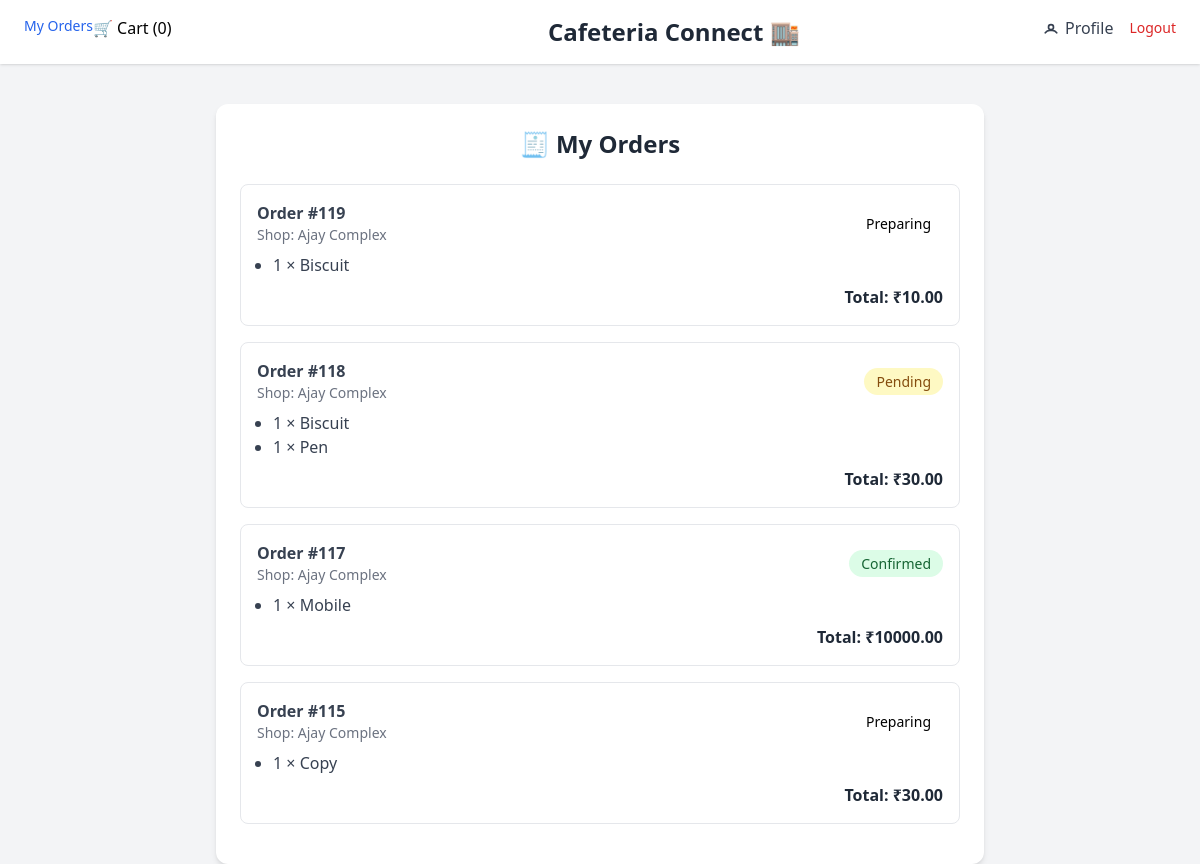
The app's page /orders/my/ (signed in) with its own data.
### orders/models.py (models this page shows, shortened)
class Order(models.Model):
    STATUS_CHOICES = (
        ('placed', 'Placed'),
        ('pending', 'Pending'),
        ('confirmed', 'Confirmed'),
        ('preparing', 'Preparing'),
        ('ready_to_deliver', 'Ready to Deliver'),
        ('out_for_delivery', 'Out for Delivery'),
        ('delivered', 'Delivered'),
        ('cancelled', 'Cancelled'),
        ('failed', 'Failed'),
    )
    VALID_STATUS_TRANSITIONS = {
        'placed': ['pending', 'cancelled'],
        'pending': ['confirmed', 'cancelled'],
        'confirmed': ['preparing', 'cancelled'],
        'preparing': ['ready_to_deliver', 'cancelled'],
        'ready_to_deliver': ['out_for_delivery', 'cancelled'],
        'out_for_delivery': ['delivered', 'cancelled'],
        'delivered': [],
        'cancelled': [],
        'failed': []
    }
    PAYMENT_STATUS_CHOICES = [
        ("pending", "Pending"),
        ("paid", "Paid"),
        ("failed", "Failed"),
        ("refunded", "Refunded"),
    ]
    PAYMENT_METHOD_CHOICES = [
        ("cod", "Cash on Delivery"),
        ("upi", "UPI"),
        ("card", "Credit/Debit Card"),
    ]
    shop = models.ForeignKey(Shop, on_delete=models.CASCADE)
    total_price = models.DecimalField(max_digits=8, decimal_places=2, default=0)
    address = models.ForeignKey(Address, on_delete=models.SET_NULL, null=True, blank=True)
    user = models.ForeignKey(User, on_delete=models.CASCADE, related_name="orders", default=1)
    order_number = models.CharField(max_length=50, null=True)
    status = models.CharField(max_length=20, choices=STATUS_CHOICES, default="pending")
    payment_status = models.CharField(max_length=20, choices=PAYMENT_STATUS_CHOICES, default="pending")
    payment_method = models.CharField(max_length=20, choices=PAYMENT_METHOD_CHOICES, blank=True, null=True)
    status_changed_at = models.DateTimeField(blank=True, null=True)
    discount_amount = models.DecimalField(max_digits=10, decimal_places=2, default=0.00)
    delivery_date = models.DateField(blank=True, null=True)
    notes = models.TextField(blank=True, null=True)
    is_cancelled_by = models.CharField(max_length=20, blank=True, null=True)  # customer/shopkeeper
    created_at = models.DateTimeField(auto_now_add=True)
    updated_at = models.DateTimeField(auto_now=True)

class OrderItem(models.Model):
    order = models.ForeignKey(Order, on_delete=models.CASCADE, related_name="items")
    product = models.ForeignKey(Product, on_delete=models.CASCADE)
    quantity = models.PositiveIntegerField(default=1)
    price = models.DecimalField(max_digits=10, decimal_places=2, default=0.00)  # snapshot
    total_price = models.DecimalField(max_digits=10, decimal_places=2, default=0.00)
    status = models.CharField(max_length=20, blank=True, null=True)

### shops/models.py (models this page shows, shortened)
class Shop(models.Model):
    owner = models.ForeignKey(User, on_delete=models.CASCADE)
    name = models.CharField(max_length=100)
    floor = models.IntegerField()
    contact = models.CharField(max_length=15)

class Product(models.Model):
    shop = models.ForeignKey(Shop, on_delete=models.CASCADE, related_name="products")
    name = models.CharField(max_length=255)
    sku = models.CharField(max_length=100, null=True)
    description = models.TextField(blank=True, null=True)
    price = models.DecimalField(max_digits=10, decimal_places=2)
    image = models.ImageField(upload_to="products/", blank=True, null=True)
    category = models.CharField(max_length=255, blank=True, null=True)
    stock = models.PositiveIntegerField(default=0)
    is_available = models.BooleanField(default=True)
    created_at = models.DateTimeField(auto_now_add=True, null=True)
    updated_at = models.DateTimeField(auto_now=True)

### orders/views.py (the view)
# urls.py: path('my/', views.my_orders, name='my_orders'),
@login_required
def my_orders(request):
    user = request.user
    is_shopkeeper = user.role == 'shopkeeper' or False
    if is_shopkeeper:
        shops = Shop.objects.filter(owner=user)
        orders = Order.objects.filter(shop__in=shops).order_by('-created_at') \
                    .prefetch_related('items', 'items__product', 'shop', 'user')
    else:
        orders = Order.objects.filter(user=user).order_by('-created_at') \
                    .prefetch_related('items', 'items__product', 'shop')
    return render(request, 'orders/my_orders.html', {'orders': orders, 'is_shopkeeper': is_shopkeeper})

### cart/context_processors.py (called while the page is built)
def cart_item_count(request):
    count = 0
    current_cart = None
    if request.user.is_authenticated:
        current_cart = Cart.objects.filter(user=request.user).last()
        if current_cart:
            count = current_cart.items.count()
    return {
        "cart_item_count": count,
        "current_cart": current_cart,
    }

### orders/templates/orders/my_orders.html (shortened to what this page needs)
{% extends 'base.html' %}
{% load static %}
{% block content %}
<div class="max-w-3xl mx-auto mt-10 p-6 bg-white shadow-md rounded-xl">
    <h2 class="text-2xl font-bold text-gray-800 mb-6 text-center">🧾 My Orders</h2>
    {% if orders %}
        {% for order in orders %}
            <a href="{% url 'order_detail' order.id %}" class="block hover:bg-gray-50 rounded-lg transition">
                <div class="border border-gray-200 rounded-lg p-4 mb-4">
                    <div class="flex justify-between items-center mb-2">
                        <div>
                            <p class="font-semibold text-gray-700">Order #{{ order.id }}</p>
                            <p class="text-sm text-gray-500">Shop: {{ order.shop.name }}</p>
                        </div>
                        <div class="text-right space-y-1">
                            <span id="order-status-{{ order.id }}" class="px-3 py-1 text-sm rounded-full
                                {% if order.status == 'pending' %}
                                    bg-yellow-100 text-yellow-800
                                {% elif order.status == 'confirmed' %}
                                    bg-green-100 text-green-800
                                {% elif order.status == 'cancelled' %}
                                    bg-red-100 text-red-800
                                {% endif %}">
                                {{ order.get_status_display }}
                            </span>
                        </div>
                    </div>
                    <ul class="ml-4 list-disc text-gray-700">
                        {% for item in order.items.all %}
                            <li>{{ item.quantity }} × {{ item.product.name }}</li>
                        {% endfor %}
                    </ul>
                    <p class="text-right font-semibold text-gray-800 mt-2">Total: ₹{{ order.total_price }}</p>
                </div>
            </a>
        {% endfor %}
    {% else %}
        <p class="text-center text-gray-500">No orders yet.</p>
    {% endif %}
</div>
{% endblock %}

### records on screen
Order: id "119", shop.name "Ajay Complex", status "Preparing", total_price "10.00"
OrderItem: quantity "1", product.name "Biscuit"
Order: id "118", shop.name "Ajay Complex", status "Pending", total_price "30.00"
OrderItem: quantity "1", product.name "Biscuit"
OrderItem: quantity "1", product.name "Pen"
Order: id "117", shop.name "Ajay Complex", status "Confirmed", total_price "10000.00"
OrderItem: quantity "1", product.name "Mobile"
Order: id "115", shop.name "Ajay Complex", status "Preparing", total_price "30.00"
OrderItem: quantity "1", product.name "Copy"

### other values on screen
{{ cart_item_count }} "0"
